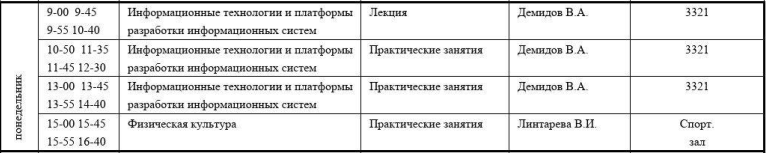
#> input picture BotTelegram/img/monday.png, 766 x 153 px
$ python timetable.py
#> lines starting #> are read from the running program, lines starting #| are printed output that depends on the picture
import base64
from PIL import Image

Monday = Image.open('img/monday.png') #понедельник
#> Monday is the input picture: PIL image 766x153 RGB; min 0, max 255, mean 227.3
Tuesday = Image.open('img/tuesday.png') #вторник
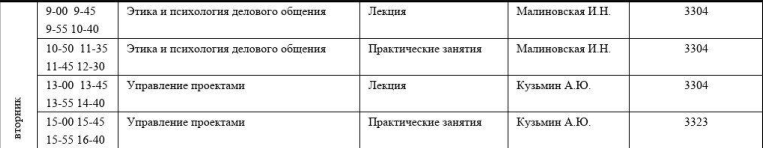
#> input picture BotTelegram/img/tuesday.png, 763 x 148 px
#> Tuesday is the input picture: PIL image 763x148 RGB; min 0, max 255, mean 235.6
Wednesday = Image.open('img/wednesday.png') #среда
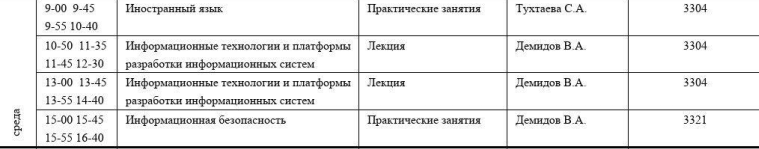
#> input picture BotTelegram/img/wednesday.png, 759 x 149 px
#> Wednesday is the input picture: PIL image 759x149 RGB; min 1, max 255, mean 233.7
Thursday = Image.open('img/thursday.png') #четверг
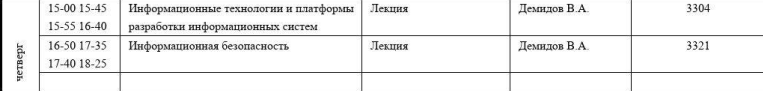
#> input picture BotTelegram/img/thursday.png, 763 x 91 px
#> Thursday is the input picture: PIL image 763x91 RGB; min 1, max 255, mean 238.8
Friday = Image.open('img/friday.jpg') #пятница
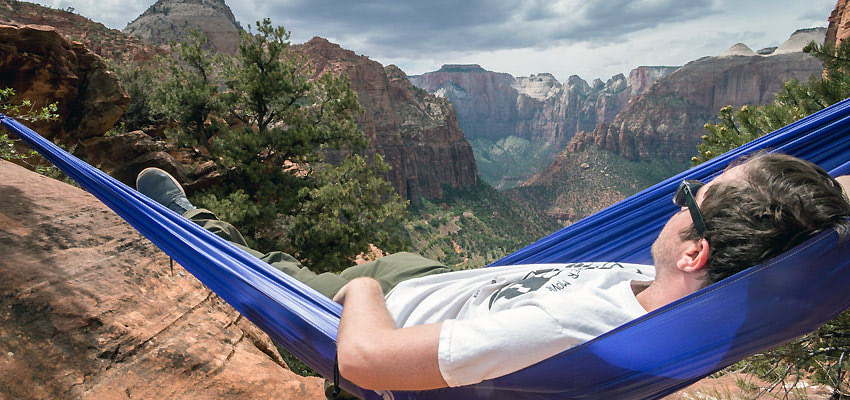
#> input picture BotTelegram/img/friday.jpg, 850 x 400 px
#> Friday is the input picture: PIL image 850x400 RGB; mean R, G, B 111.7, 109.1, 112.2
Saturday = Image.open('img/saturday.png') #суббота
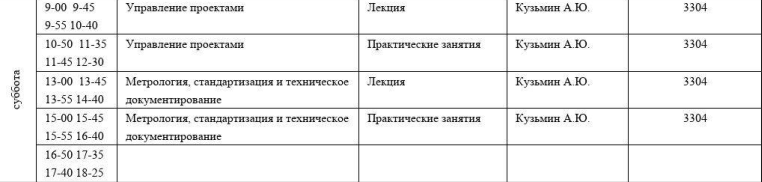
#> input picture BotTelegram/img/saturday.png, 762 x 182 px
#> Saturday is the input picture: PIL image 762x182 RGB; min 14, max 255, mean 239.6
Sunday = Image.open('img/friday.jpg') #воскресенье


all = {"Monday":Image.open('img/monday.png'), "Tuesday":Image.open('img/tuesday.png'), "Wednesday":Image.open('img/wednesday.png'), "Thursday":Image.open('img/thursday.png'), "Friday":Image.open('img/friday.jpg'), "Saturday":Image.open('img/saturday.png'), "Sunday":Image.open('img/friday.jpg')}
